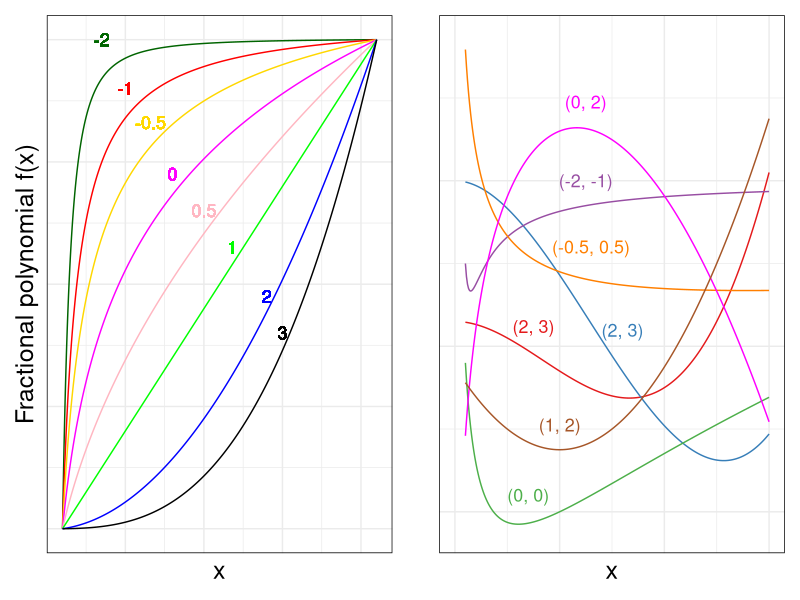

Here is the R script that generated this plot:
## ---- chunk 1
knitr::opts_chunk$set(
  collapse = TRUE,
  comment = "#>",
  message = FALSE,
  warning = FALSE,
  fig.width = 7,
  fig.height = 4.5,
  out.width = "100%"
)

oldwidth <- getOption("width")
options(width = 100)

has_ggplot2 <- requireNamespace("ggplot2", quietly = TRUE)
has_geepack <- requireNamespace("geepack", quietly = TRUE)
if (has_ggplot2) library(ggplot2)
has_patchwork <- requireNamespace("patchwork", quietly = TRUE)
## ---- chunk 2
#==============================================================================
# 8 FP1 FUNCTIONS 
#===============================================================================
x <- seq(0.05, 1.05, length.out = 1000)
funx <- function(x, power){
  ifelse(power == rep(0, length(x)), log(x), x^power)
}
s <- c(-2, -1, -0.5, 0, 0.5, 1, 2, 3)
# transform x using the powers in s
outx <- lapply(s, function(s) funx(x = x, power = s))

# multiply the first 3 with -1 so that the function increase rather than decrease
# due to negative powers. these are betas i,e y = beta*x^p
k <- c(-1, -1, -1, 1, 1, 1, 1, 1)
datx <- matrix(unlist(outx), ncol = length(s))
datax <- datx %*% diag(k)
# standardize the data so that y is in the same range
dataxx <- apply(datax, 2, function(x) (x - min(x)) / (max(x) - min(x)))
colnames(dataxx) <- c(paste0("x", 1:length(s)))
dataxx <- as.data.frame(dataxx)
dataxx$x <- x
width <- 0.5
fig1 <- ggplot(dataxx, aes(x)) + 
  geom_line(aes(y = x1, colour = "x1"), linewidth = width, color = "#006400") + 
  geom_line(aes(y = x2, colour = "x2"), linewidth = width, color ="#ff0000") + 
  geom_line(aes(y = x3, colour = "x3"), linewidth = width, color ="#ffd700") +
  geom_line(aes(y = x4, colour = "x4"), linewidth = width, color ="#ff00ff") +
  geom_line(aes(y = x5, colour = "x5"), linewidth = width, color ="#ffb6c1") +
  geom_line(aes(y = x6, colour = "x6"), linewidth = width, color ="#00ff00") +
  geom_line(aes(y = x7, colour = "x7"), linewidth = width, color ="#0000ff") +
  geom_line(aes(y = x8, colour = "x8"), linewidth = width, color ="#000000") +
  geom_text(aes(x = 0.175, y = 1,size = 5, label = "-2"), color = "#006400") +
  geom_text(aes(x = 0.25, y = 0.9,size = 5, label = "-1"), color = "#ff0000") +
  geom_text(aes(x = 0.33, y = 0.83,size = 5, label = "-0.5"), color = "#ffd700") +
  geom_text(aes(x = 0.4, y = 0.725,size = 5, label = "0"), color = "#ff00ff") +
  geom_text(aes(x = 0.5, y = 0.65,size = 5, label = "0.5"), color = "#ffb6c1") +
  geom_text(aes(x = 0.59, y = 0.575,size = 5, label = "1"), color = "#00ff00") +
  geom_text(aes(x = 0.7, y = 0.475,size = 5, label = "2"), color = "#0000ff") +
  geom_text(aes(x = 0.75, y = 0.4,size = 5, label = "3"), color = "#000000") +
  labs(x="x", y="Fractional polynomial f(x)") +
  theme_bw() +
  theme(
    legend.position = "none",
    panel.border = element_rect(colour = "black", fill=NA, linewidth=0.5),
    axis.ticks = element_blank(),
    axis.text.y = element_blank(),
    axis.title=element_text(size=18),
    axis.text.x = element_blank()) 

# Define functions
f1 <- function(x) 3 - 10*x^2 + 4*x^3
f2 <- function(x) 20 - 15.4*x^2 + 4*x^3
f3 <- function(x) -20 + 6*log(x) + 6*log(x)*log(x)
f4 <- function(x) 20 + 0.3*(x^-2) - 4*(x^-1)
f5 <- function(x) -10 + 5*(x^0.5) + 14*(x^-0.5)
f6 <- function(x) 33 + 19*log(x) - 7*(x^2)
f7 <- function(x) -10 + 10*(x - 1.5) + 10*(x - 1.5)^2

# Create data frames for each function
x <- seq(0.1, 3, by = 0.01)
df1 <- data.frame(x = x, y = f1(x))
df2 <- data.frame(x = x, y = f2(x))
df3 <- data.frame(x = x, y = f3(x))
df4 <- data.frame(x = x, y = f4(x))
df5 <- data.frame(x = x, y = f5(x))
df6 <- data.frame(x = x, y = f6(x))
df7 <- data.frame(x = x, y = f7(x))

# Plot functions
fig2 <- ggplot() +
    geom_line(data = df1, aes(x = x, y = y), color = "#e41a1c") +
    geom_line(data = df2, aes(x = x, y = y), color = "#377eb8") +
    geom_line(data = df3, aes(x = x, y = y), color = "#4daf4a") +
    geom_line(data = df4, aes(x = x, y = y), color = "#984ea3") +
    geom_line(data = df5, aes(x = x, y = y), color = "#ff7f00") +
    geom_line(data = df6, aes(x = x, y = y), color = "#FF00FF") +
    geom_line(data = df7, aes(x = x, y = y), color = "#a65628") +
    scale_x_continuous(limits = c(0, 3)) +
    scale_y_continuous(expand = c(0, 0), limits = c(-25,40)) + theme_classic() +
    geom_text(aes(x = 0.75, y = 2.4,size = 5, label = "(2, 3)"), color = "#e41a1c") +
    geom_text(aes(x = 1.6, y =1.95,size = 5, label = "(2, 3)"), color = "#377eb8")+
    geom_text(aes(x = 0.7, y = -18,size = 5, label = "(0, 0)"), color = "#4daf4a") +
    geom_text(aes(x = 1.25, y = 20,size = 5, label = "(-2, -1)"), color = "#984ea3") +
    geom_text(aes(x = 1.3, y = 12,size = 5, label = "(-0.5, 0.5)"), color = "#ff7f00") +
    geom_text(aes(x = 1.25, y = 29.5,size = 5, label = "(0, 2)"), color = "#FF00FF") +
    geom_text(aes(x = 1, y = -9.5,size = 5, label = "(1, 2)"), color = "#a65628") +
    ylab(" ") +
    theme_bw() +
    theme(
      legend.position = "none",
      panel.border = element_rect(colour = "black", fill=NA, linewidth=0.5),
      axis.title = element_text(size=18),
      axis.ticks = element_blank(),
      axis.text.y = element_blank(),
      axis.text.x = element_blank()
    )

if (has_patchwork) figure <- patchwork::wrap_plots(fig1, fig2, 
                               ncol = 2, nrow = 1, 
                               widths = 8, heights = 2)

## ---- chunk 3
figure
## ---- chunk 4
options(width = oldwidth)
